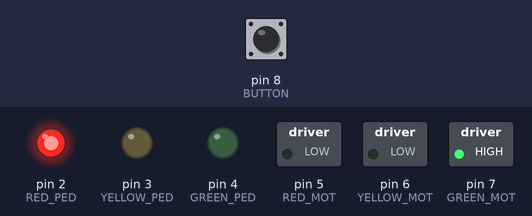
The sketch below on a simulated Arduino Uno, built with avr-gcc and run on an emulated ATmega328P. Shown: switched loads named in the sketch (green lamp = pin HIGH), output pins drawn as LEDs (lit = HIGH). The inputs (shaded band) are chosen by the test bench; at power-on: pin 8 (BUTTON) HIGH.

Above: at 1.2 s.
1.3 s: pin 8 (BUTTON) pulled LOW for 0.15 s
At 1.9 s:
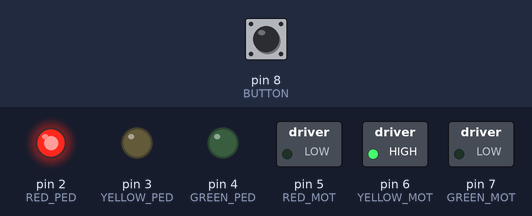
At 6.9 s:
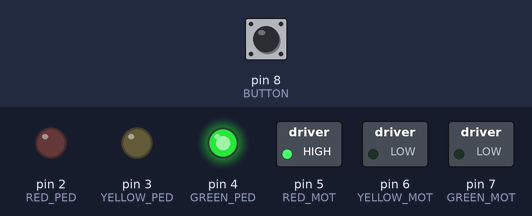
Timing chart, 0 to 17.8 s (numbered marks = the images above; inputs shaded):
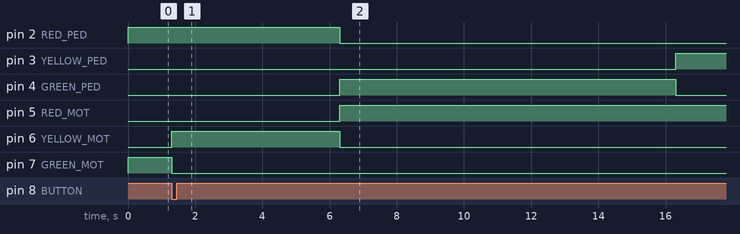

The sketch:

aula04.ino
```cpp
// C++ code
//
const int BUTTON = 8;
const int GREEN_MOT = 7;
const int YELLOW_MOT = 6;
const int RED_MOT = 5;
const int GREEN_PED = 4;
const int YELLOW_PED = 3;
const int RED_PED = 2;

bool btnState = 0;

void setup() {
  pinMode(BUTTON, INPUT_PULLUP);
  pinMode(GREEN_MOT, OUTPUT);
  pinMode(YELLOW_MOT, OUTPUT);
  pinMode(RED_MOT, OUTPUT);
  pinMode(GREEN_PED, OUTPUT);
  pinMode(YELLOW_PED, OUTPUT);
  pinMode(RED_PED, OUTPUT);

  // Inicia com o semáforo verde para motorista e vermelho para pedestre
  turnOnLight(RED_PED, GREEN_PED, YELLOW_PED);
  turnOnLight(GREEN_MOT, YELLOW_MOT, RED_MOT);
}

// Acende o led (onLight) e desliga os leds (offLight1 e offLight2)
void turnOnLight(int onLight, int offLight1, int offLight2) {
  digitalWrite(onLight, HIGH);
  digitalWrite(offLight1, LOW);
  digitalWrite(offLight2, LOW);
}

// Verifica o estado do botão por tempo determinado
void readBtnLoop(int wait_time) {
  // Pega o tempo atual
  int current_time = millis();

  // Define tempo final somando os milisegundos de espera (wait_time)
  // com o tempo atual em milisegundos (current_time)
  int final_time = current_time + wait_time;

  // Enquanto o tempo atual for menor que o tempo final esperado,
  // segue lendo o status do botão e guardando para referência futura.

  while(current_time < final_time) {
    // Recupera valor do botão enquanto o estado atual guardado
    // do botão for igual a 0
    if (btnState == 0)
      btnState = digitalRead(BUTTON) != HIGH ? 1 : 0;

    // Pega o tempo atual em milisegundos
    current_time = millis();
  }
}

void loop() {
  // Inicia o processo de mudança dos leds caso o botão esteja apertado
  // ou tenha sido pressionado num período determinado
  if (digitalRead(BUTTON) != HIGH || btnState) {
    // Reseta estado do botão
    btnState = 0;

    // Acende o led vermelho para pedestre e amarelo para motorista
    turnOnLight(RED_PED, GREEN_PED, YELLOW_PED);
    turnOnLight(YELLOW_MOT, GREEN_MOT, RED_MOT);

    // Aguarda 5s
    delay(5000);

    // Acende o led verde para pedestre e vermelho para motorista
    turnOnLight(GREEN_PED, YELLOW_PED, RED_PED);
    turnOnLight(RED_MOT, GREEN_MOT, YELLOW_MOT);

    // Aguarda 10s
    delay(10000);

    // Acende o led amarelo para pedestre e vermelho para motorista
    turnOnLight(YELLOW_PED, GREEN_PED, RED_PED);
    turnOnLight(RED_MOT, GREEN_MOT, YELLOW_MOT);

    // Aguarda 5s lendo o estado do botão
    readBtnLoop(5000);

    // Acende o led vermelho para pedestre e verde para motorista
    turnOnLight(RED_PED, GREEN_PED, YELLOW_PED);
    turnOnLight(GREEN_MOT, YELLOW_MOT, RED_MOT);

    // Aguarda 20s lendo o estado do botão
    readBtnLoop(20000);
  }
}
```

Measured:
- after the input at 1.3 s, pin 2 (RED_PED): HIGH → LOW after 5.0 s; pin 3 (YELLOW_PED): LOW → HIGH after 15.0 s; pin 4 (GREEN_PED): LOW → HIGH after 5.0 s, → LOW 10.0 s later; pin 5 (RED_MOT): LOW → HIGH after 5.0 s; pin 6 (YELLOW_MOT): LOW → HIGH at once, → LOW 5.0 s later
